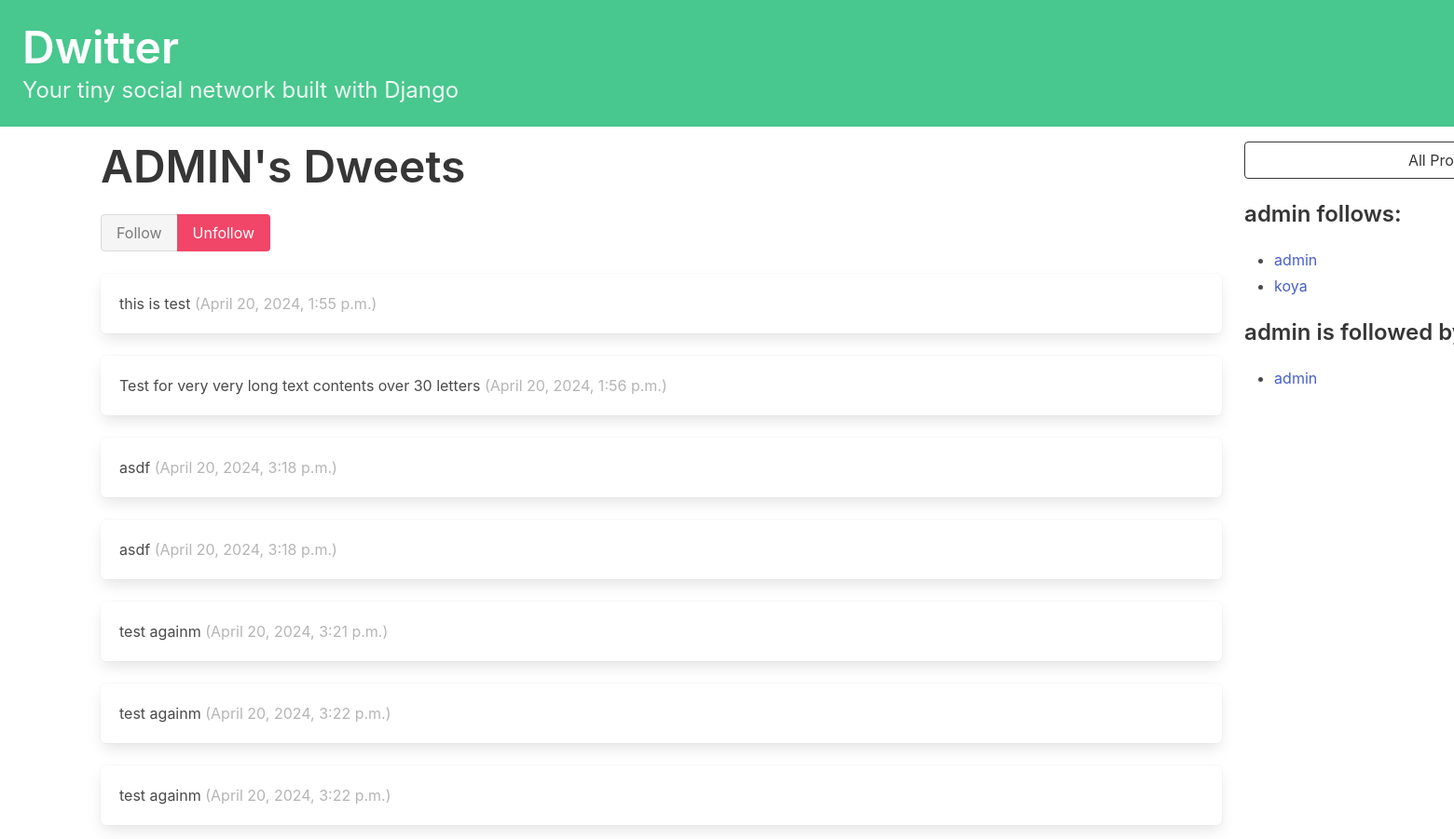
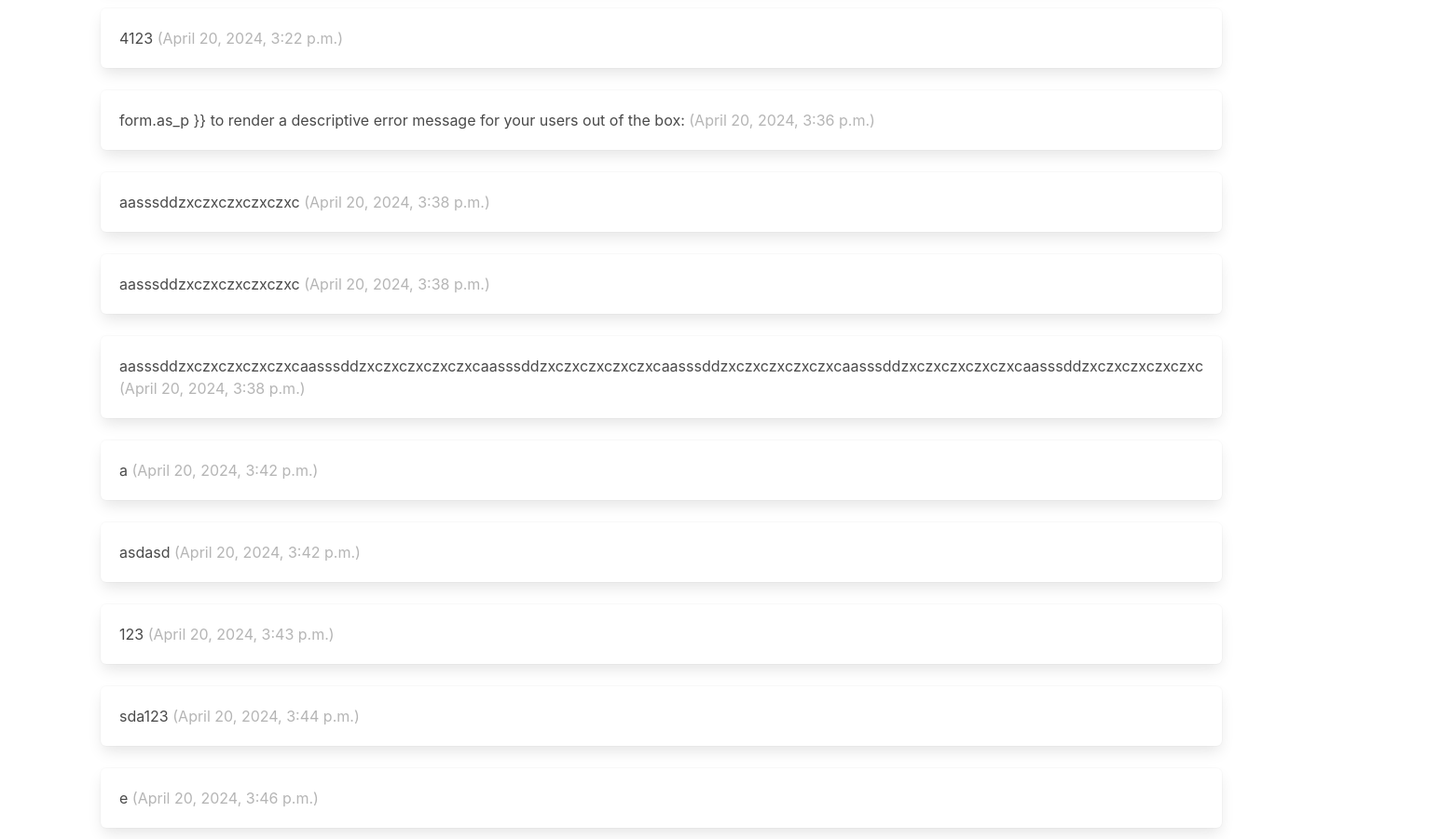
Screenshot of /profile/1 (signed in) with the database file from the repository (2 pictures, top to bottom).
### dwitter/models.py (models this page shows, shortened)
class Profile(models.Model):
    user = models.OneToOneField(User, on_delete=models.CASCADE)
    follows = models.ManyToManyField(
        "self", related_name="followed_by", symmetrical=False, blank=True
    )
    def __str__(self):
        return self.user.username

class Dweet(models.Model):
    user = models.ForeignKey(User, related_name="dweets", on_delete=models.DO_NOTHING)
    body = models.CharField(max_length=140)
    created_at = models.DateTimeField(auto_now_add=True)

### dwitter/views.py (the view, shortened to what this page needs)
# urls.py: path("profile/<int:pk>", profile, name="profile"),
def profile(request, pk):
    if not hasattr(request.user, "profile"):
        create_profile(request.user)
    profile = Profile.objects.get(pk=pk)
    return render(request, "dwitter/profile.html", {"profile": profile})

### dwitter/templates/dwitter/profile.html (shortened to what this page needs)
<!DOCTYPE html>
{% extends 'base.html' %}
    {% block content %}
      <div class="column">
        <div class="block">
          <h1 class="title is-1">{{ profile.user.username|upper }}'s Dweets</h1>
          <form method="post">
            <div class="buttons has-addons">
              {% if profile in user.profile.follows.all %}
                <button class="button is-success is-static">Follow</button>
                <button class="button is-danger" name="follow" value="unfollow">Unfollow</button>
              {% else %}
                <button class="button is-success" name="follow" value="follow">Follow</button>
                <button class="button is-danger is-static">Unfollow</button>
              {% endif %}
            </div>
          </form>
        </div>
        <div class="content">
          {% for dweet in profile.user.dweets.all %}
            <div class="box">
              {{ dweet.body }}
              <span class="is-small has-text-grey-light">({{ dweet.created_at }})</span>
            </div>
          {% endfor %}
        </div>
      </div>
      <div class="column is-one-third">
        <div class="block">
          <a href="{% url 'dwitter:profile_list' %}">
            <button class="button is-dark is-outlined is-fullwidth">All Profiles</button>
          </a>
        </div>
        <div class="block">
          <h3 class="title is-4">{{ profile.user.username }} follows:</h3>
          <div class="content">
            <ul>
              {% for following in profile.follows.all %}
                <li>
                  <a href="{% url 'dwitter:profile' following.id %} ">{{ following }}</a>
                </li>
              {% endfor %}
            </ul>
          </div>
        </div>
        <div class="block">
          <h3 class="title is-4">{{ profile.user.username }} is followed by:</h3>
          <div class="content">
            <ul>
              {% for follower in profile.followed_by.all %}
                <li>
                  <a href="{% url 'dwitter:profile' follower.id %} ">{{ follower }}</a>
                </li>
              {% endfor %}
            </ul>
          </div>
        </div>
      </div>
    {% endblock content %}

### rows the page displays
Profile: user.username "ADMIN", user.username "admin"
Dweet: body "this is test", created_at "April 20, 2024, 1:55 p.m."
Dweet: body "Test for very very long text contents over 30 letters", created_at "April 20, 2024, 1:56 p.m."
Dweet: body "asdf", created_at "April 20, 2024, 3:18 p.m."
Dweet: body "asdf", created_at "April 20, 2024, 3:18 p.m."
Dweet: body "test againm", created_at "April 20, 2024, 3:21 p.m."
Dweet: body "test againm", created_at "April 20, 2024, 3:22 p.m."
Dweet: body "test againm", created_at "April 20, 2024, 3:22 p.m."
Dweet: body "4123", created_at "April 20, 2024, 3:22 p.m."
Dweet: body "form.as_p }} to render a descriptive error message for your users out of the box:", created_at "April 20, 2024, 3:36 p.m."
Dweet: body "aasssddzxczxczxczxczxc", created_at "April 20, 2024, 3:38 p.m."
Dweet: body "aasssddzxczxczxczxczxc", created_at "April 20, 2024, 3:38 p.m."
Dweet: body "aasssddzxczxczxczxczxcaasssddzxczxczxczxczxcaasssddzxczxczxczxczxcaasssddzxczxczxczxczxcaasssddzxczxczxczxczxcaasssddzxczxczxczxczxc", created_at "April 20, 2024, 3:38 p.m."
Dweet: body "a", created_at "April 20, 2024, 3:42 p.m."
Dweet: body "asdasd", created_at "April 20, 2024, 3:42 p.m."
Dweet: body "123", created_at "April 20, 2024, 3:43 p.m."
Dweet: body "sda123", created_at "April 20, 2024, 3:44 p.m."
Dweet: body "e", created_at "April 20, 2024, 3:46 p.m."
Profile: user.username "koya"
